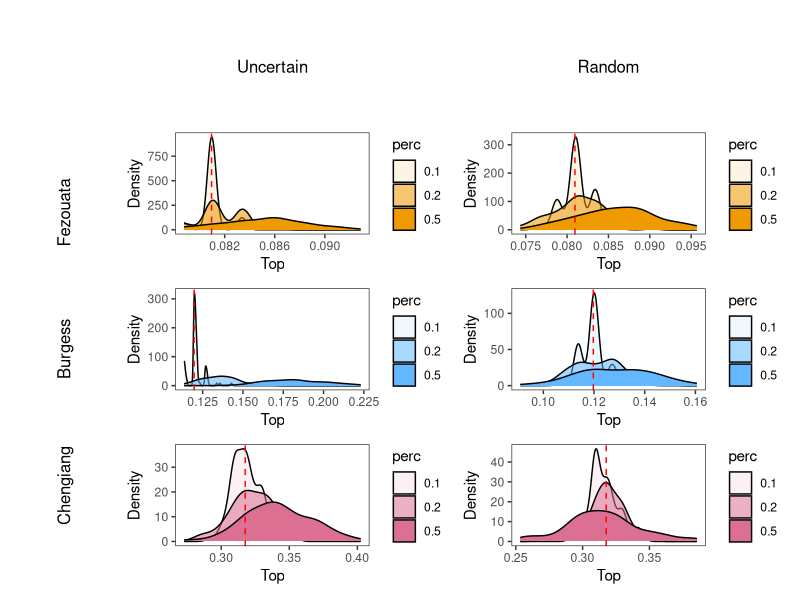
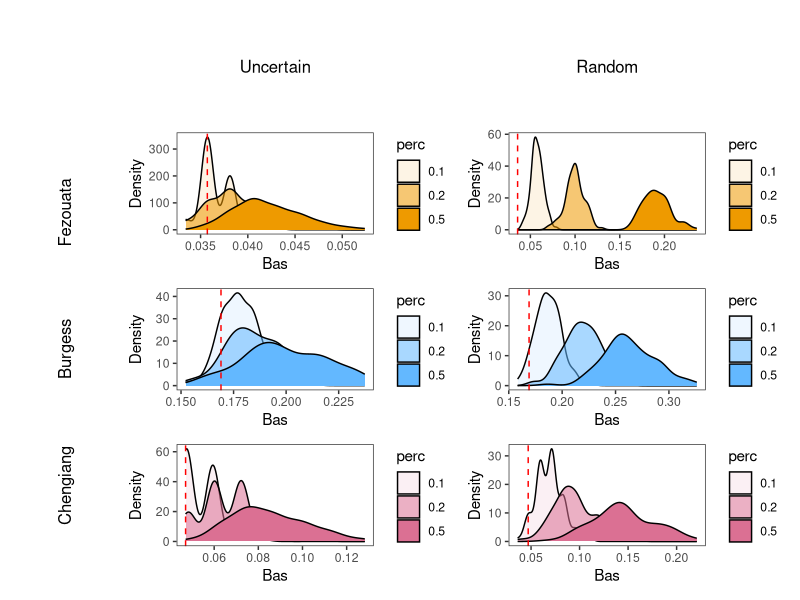
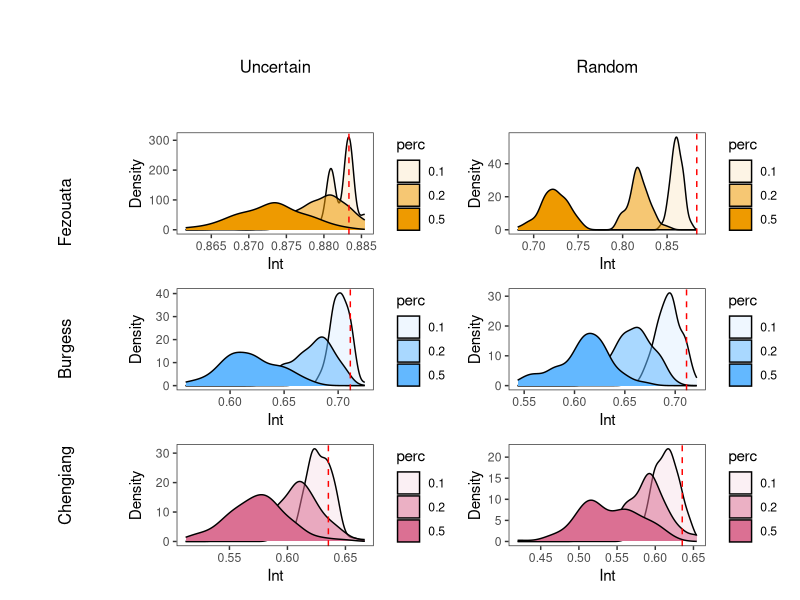
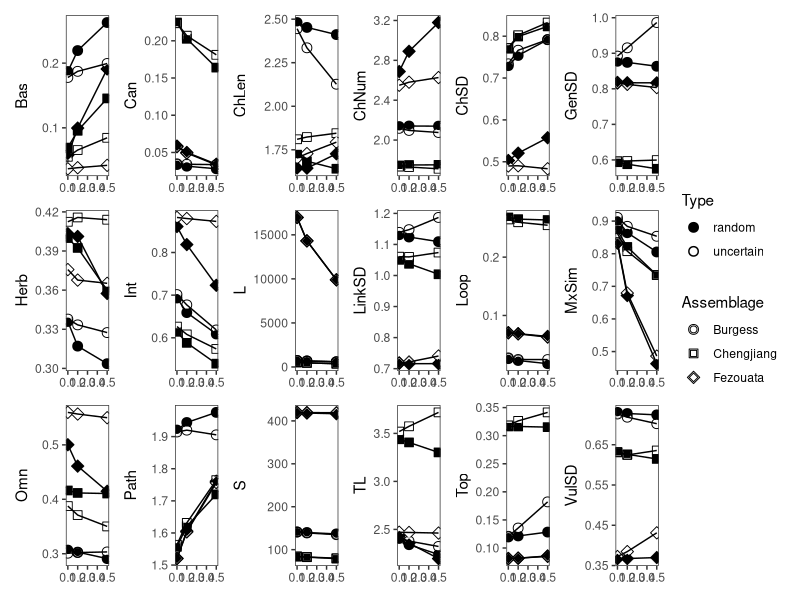

Reproduce these figures in R, in order.
################################################
# Paleo Food Webs Project: figures for         #
# uncertainty analysis                         #
# Dec 2023                                     #
# Code by E.M. Beasley                         #
# In collab. with F. Banville, C. Soucy, G.    #
# Ramirez Guerro, & C. Cameron                 #
################################################

# Load packages ---------------------------
library(tidyverse)
library(patchwork)
library(grid)

# Load data -----------------------------
setwd("c:/users/beasl/documents/paleo-foodwebs/code/permutation_analysis")

uncertain.data <- read.csv("uncertain.csv")
random.data <- read.csv("random.csv")
real.data <- read.csv("real.csv")

# Function to manipulate data frames ----------------
cleanup <- function(frame){
  frame$rep <- rep(1:100, 9)
  
  assemblage <- c("Fezouata", "Burgess", "Chengjiang")
  perc <- c("0.1", "0.2", "0.5")
  
  frame$assemblage <- rep(assemblage, each = 300)
  frame$perc <- rep(perc, each = 100, length_out = 900)
  
  frame <- pivot_longer(frame, cols = -c("rep", "assemblage", "perc"),
                        names_to = "Metric")
  
  return(frame)
}

uncertain <- cleanup(frame = uncertain.data)
random <- cleanup(frame = random.data)

# Replicate Dunne figs -----------------------
uncertain.means <- uncertain %>%
  group_by(assemblage, perc, Metric) %>%
  summarise(avg = mean(value)) %>%
  mutate(type = "uncertain") %>%
  mutate(perc = as.numeric(perc))

random.means <- random %>%
  group_by(assemblage, perc, Metric) %>%
  summarise(avg = mean(value)) %>%
  mutate(type = "random") %>%
  mutate(perc = as.numeric(perc))

means <- rbind(uncertain.means, random.means)

plotlist <- list()
for(i in 1:length(unique(means$Metric))){
  means.sub <- filter(means, Metric == unique(means$Metric)[i])
  
  plotlist[[i]] <- ggplot(data = means.sub, aes(x = perc, y = avg, 
                                                fill = type,
                          shape = assemblage, color = type))+
    geom_point(size = 3, color = "black")+
    geom_point(aes(color = type),size = 2)+
    geom_line(color = "black")+
    scale_shape_manual(values = 21:23, name = "Assemblage")+
    scale_fill_manual(values = c("black", "white"), name = "Type")+
    scale_color_manual(values = c("black", "white"), name = "Type")+
    labs(x = "Proportion Linkages Removed", 
         y = unique(means$Metric)[i])+
    theme_bw()+
    theme(panel.grid = element_blank(), axis.title.x = element_blank())
}

dunne.plt <- wrap_plots(plotlist[1:18])+
  plot_layout(ncol = 6, guides = "collect")

ggsave(filename = "dunne_repro.png", plot = dunne.plt, width = 15, 
       height = 8, units = "in", dpi = 600)

# Clean full network result ----------------
real.data$site = c("Fezouata", "Burgess", "Chengjiang")

real_data <- real.data %>%
  pivot_longer(cols = -c("site"), names_to = "metric")

# Make figures --------------------------
# Issue in this function:
figs <- function(frames, metric, site){
  framelist <- list()
  
  for(i in 1:length(frames)){
    for(j in 1:length(metric)){
      for(k in 1:length(site)){
        smol.frame <- dplyr::filter(frames[[i]], Metric == metric[j] &
                                 assemblage == site[k])
        smol.frame$name <- paste(names(frames)[i], site[k],
                                     metric[j], sep = "_")
        smol.frame$fill_color <- 
          case_when(site[k] == "Fezouata" ~ "orange2",
                    site[k] == "Burgess" ~ "steelblue1",
                    TRUE ~ "Palevioletred")
        framelist <- append(framelist, list(smol.frame))
      }
    }
  }
  
  plotlist <- list()
  
  for(i in 1:length(framelist)){
    tr <- real_data$value[which(real_data$site == 
                            unique(framelist[[i]]$assemblage) &
                          real_data$metric ==
                            unique(framelist[[i]]$Metric))]
    
    plotlist[[i]] <- ggplot(data = framelist[[i]], 
                            aes(x = value, alpha = perc))+
      geom_density(color = "black", 
                   fill = unique(framelist[[i]]$fill_color))+
      geom_vline(xintercept = tr, color = "red", linetype = "dashed")+
      labs(x = unique(framelist[[i]]$Metric), y = "Density")+
      theme_bw()+
      theme(panel.grid = element_blank())
  }
  
  return(plotlist)
}

unique(uncertain$Metric)

Top.figs <- figs(frames = list(uncertain = uncertain, random = random), 
                 metric = "Top", site = unique(uncertain$assemblage))

Bas.figs <- figs(frames = list(uncertain = uncertain, random = random), 
                 metric = "Bas", site = unique(uncertain$assemblage))

Int.figs <- figs(frames = list(uncertain = uncertain, random = random), 
                 metric = "Int", site = unique(uncertain$assemblage))

Can.figs <- figs(frames = list(uncertain = uncertain, random = random), 
                 metric = "Can", site = unique(uncertain$assemblage))

Herb.figs <- figs(frames = list(uncertain = uncertain, random = random),
                  metric = "Herb", site = unique(uncertain$assemblage))

Omn.figs <- figs(frames = list(uncertain = uncertain, random = random), 
                 metric = "Omn", site = unique(uncertain$assemblage))

Loop.figs <- figs(frames = list(uncertain = uncertain, random = random),
                  metric = "Loop", site = unique(uncertain$assemblage))

ChLen.figs <- figs(frames = list(uncertain = uncertain, 
                                 random = random), 
                   metric = "ChLen", 
                   site = unique(uncertain$assemblage))

ChSD.figs <- figs(frames = list(uncertain = uncertain, random = random),
                  metric = "ChSD", site = unique(uncertain$assemblage))

TL.figs <- figs(frames = list(uncertain = uncertain, random = random), 
                metric = "TL", site = unique(uncertain$assemblage))

MxSim.figs <- figs(frames = list(uncertain = uncertain, 
                                 random = random), 
                   metric = "MxSim", 
                   site = unique(uncertain$assemblage))

VulSD.figs <- figs(frames = list(uncertain = uncertain, 
                                 random = random), 
                   metric = "VulSD", 
                   site = unique(uncertain$assemblage))

GenSD.figs <- figs(frames = list(uncertain = uncertain, 
                                 random = random), 
                   metric = "GenSD", 
                   site = unique(uncertain$assemblage))

LinkSD.figs <- figs(frames = list(uncertain = uncertain, 
                                  random = random), 
                    metric = "LinkSD", 
                    site = unique(uncertain$assemblage))

Path.figs <- figs(frames = list(uncertain = uncertain, random = random),
                  metric = "Path", site = unique(uncertain$assemblage))

# Make 'em pretty ---------------
fig.grid <- function(figlist){
  row_label_1 <- wrap_elements(panel = textGrob('Fezouata', rot=90))
  row_label_2 <- wrap_elements(panel = textGrob('Burgess', rot=90))
  row_label_3 <- wrap_elements(panel = textGrob('Chengiang', rot=90))
  
  col_label_1 <- wrap_elements(panel = textGrob('Uncertain'))
  col_label_2 <- wrap_elements(panel = textGrob('Random'))
  
  big_ass_plot <- 
    ((plot_spacer() / row_label_1 / row_label_2 / row_label_3) |
      (col_label_1 / figlist[[1]] / figlist[[2]] / figlist[[3]]) |
      (col_label_2 / figlist[[4]] / figlist[[5]] / figlist[[6]]))+
    plot_layout(widths = c(0.5,1,1))
  
  return(big_ass_plot)
}

fig.grid(Top.figs)
fig.grid(Bas.figs)
fig.grid(Int.figs)
